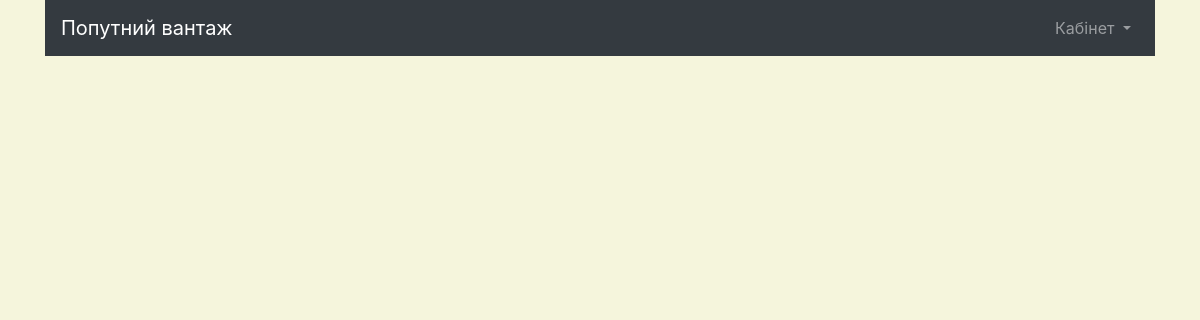
Before: /accounts/userpost/ (signed in) with the older database file.
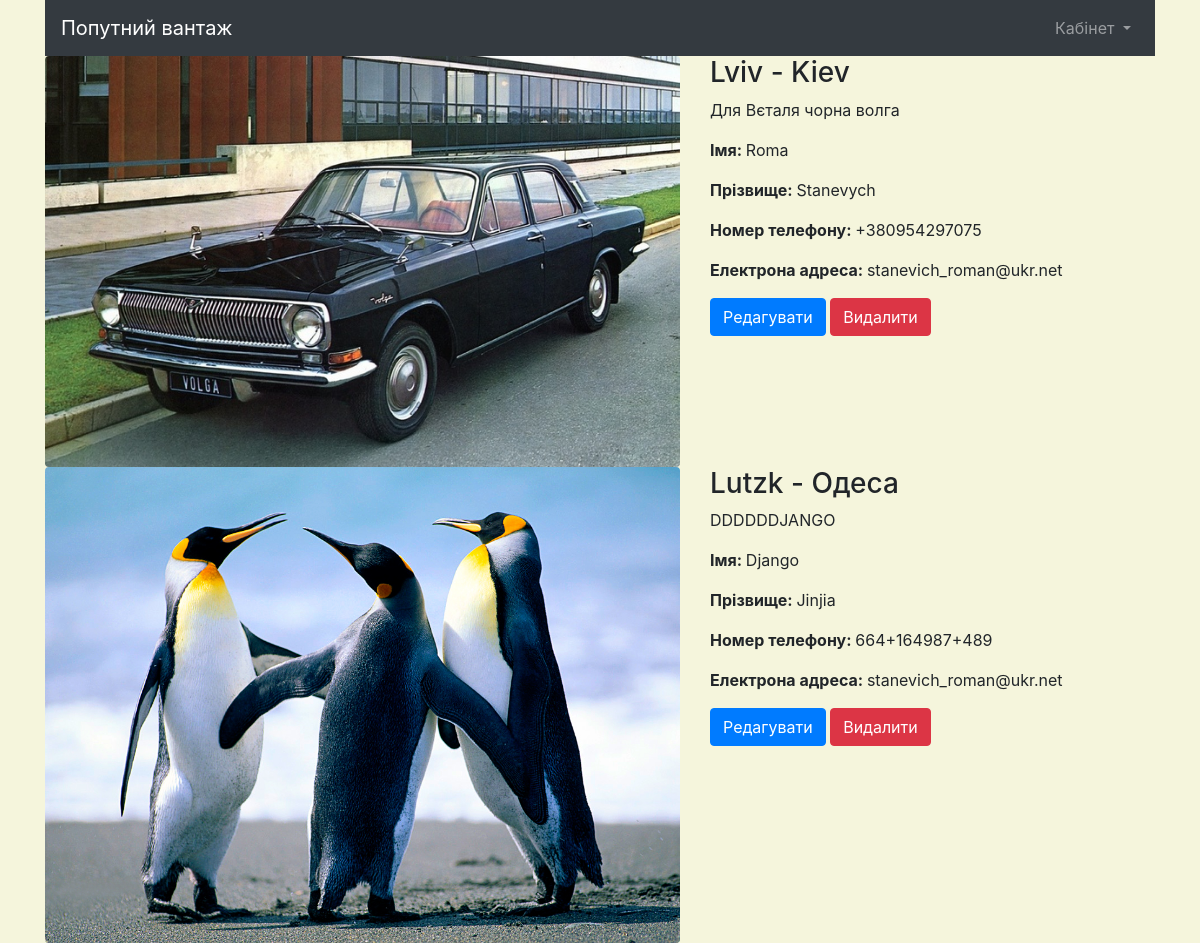
After: the same page with the newer database file.
### accounts/models.py (models this page shows, shortened)
class Box(models.Model):
    author = models.ForeignKey(settings.AUTH_USER_MODEL, on_delete=models.CASCADE, related_name='boxs2', blank=True)
    From = models.CharField(max_length=100)
    To = models.CharField(max_length=100)
    name = models.CharField(max_length=50)
    lastName = models.CharField(max_length=50)
    number = models.CharField(max_length=50)
    email = models.EmailField()
    description = models.TextField()
    image = models.FileField()
    wiegth = models.IntegerField()
    price = models.DecimalField(max_digits=9, decimal_places=2)

### accounts/views.py (the view)
# urls.py: path('userpost/', views.user_post, name='user_post'),
@login_required(login_url='accounts:login')
def user_post(request):
    user = request.user
    user_posts = Box.objects.filter(author=request.user)
    return render(request, 'accounts/user_post.html', {'user_posts': user_posts, 'user': user})

### accounts/templates/accounts/user_post.html (shortened to what this page needs)
{% extends 'layout.html' %}
{% block content %}
    <nav class="navbar navbar-expand-lg navbar-dark bg-dark">
  <a class="navbar-brand" href="{% url 'accounts:list' %}">Попутний вантаж</a>
  <div class="collapse navbar-collapse " id="navbarNavDropdown">
      <ul class="navbar-nav ml-auto">
          <li class="nav-item dropdown">
            <a class="nav-link dropdown-toggle" href="#" id="navbarDropdownMenuLink" role="button" data-toggle="dropdown" aria-haspopup="true" aria-expanded="false">
              Кабінет
            </a>
          </li>
      </ul>
  </div>
</nav>
    {% for Box in user_posts %}
<div class="row">
        <div class="col-md-7">
          <a href="#">
            <img class="img-fluid rounded mb-3 mb-md-0" src="{{ MEDIA_URL }}{{ Box.image.url }}" alt="">
          </a>
        </div>
        <div class="col-md-5">
          <h3>{{ Box.From}} - {{ Box.To}}</h3>
          <p>{{ Box.description }}</p>
            <p><b>Імя: </b>{{ Box.name }}</p>
            <p><b>Прізвище: </b>{{ Box.lastName }}</p>
            <p><b>Номер телефону: </b>{{ Box.number }}</p>
            <p class="email"><b>Електрона адреса: </b>{{ Box.email }} </p>
          <a class="btn btn-primary" href="{% url 'accounts:update' Box.id %}">Редагувати</a>
            <a class="btn btn-danger" href="{% url 'accounts:delete' Box.id %}">Видалити</a>
        </div>
        </div>
    {%endfor%}
{% endblock %}

Changed rows visible on the page:
now on this page (row edited): Box: image (picture), From "Lviv", To "Kiev", description "Для Вєталя чорна волга", name "Roma", lastName "Stanevych", number "+380954297075", email "stanevich_roman@ukr.net"
now on this page (row edited): Box: image (picture), From "Lutzk", To "Одеса", description "DDDDDDJANGO", name "Django", lastName "Jinjia", number "664+164987+489", email "stanevich_roman@ukr.net"
